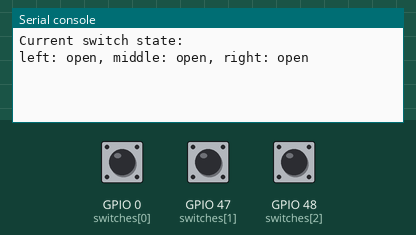
Recording of a program running on a simulated ESP32 board running MicroPython. Shown: the last lines printed to the serial console. The test bench sets the inputs (shaded band); at power-on: GPIO 0 (switches[0]) HIGH, GPIO 47 (switches[1]) HIGH, GPIO 48 (switches[2]) HIGH.

Above: at 1.2 s.
1.3 s: GPIO 0 (switches[0]) pulled LOW for 0.15 s
At 1.9 s:
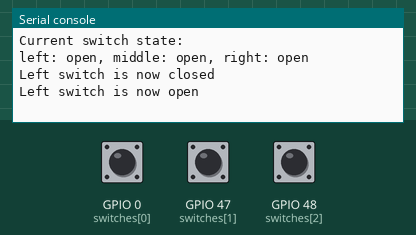
3.0 s: GPIO 47 (switches[1]) pulled LOW for 0.15 s
At 4.4 s:
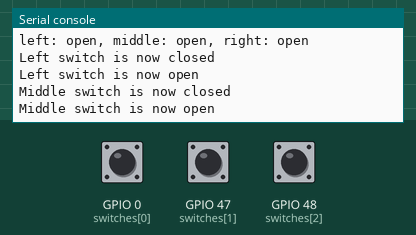
4.7 s: GPIO 48 (switches[2]) pulled LOW for 0.15 s
At 5.8 s:
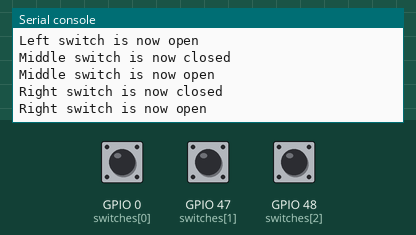

The program:

pb_state_change.py
```python
# (licence header left out)
import sys
from machine import Pin
from time import sleep_ms

import sys
try:
    from hw_esp32s3_mini_pro import *
except:
    print("Please make sure hw_esp32s3_mini_pro.py has been uploaded to /lib")
    sys.exit()

switches = [Pin(USER_SWITCH_0, Pin.IN, Pin.PULL_UP),
            Pin(USER_SWITCH_47, Pin.IN, Pin.PULL_UP),
            Pin(USER_SWITCH_48, Pin.IN, Pin.PULL_UP)]

current_state = [switches[0].value(),switches[1].value(),switches[2].value()]
current_state_string = [""]*3
for sw in range(3):
    if current_state[sw] == 1:
        current_state_string[sw] = "open"
    else:
        current_state_string[sw] = "closed"
print("Current switch state:")
print("left: {:s}, middle: {:s}, right: {:s}".format(
    current_state_string[0],
    current_state_string[1],
    current_state_string[2]))

def printState(switchIndex,state):
    if switchIndex == 0:
        if state:
            print("Left switch is now open")
        else:
            print("Left switch is now closed")
    elif switchIndex == 1:
        if state:
            print("Middle switch is now open")
        else:
            print("Middle switch is now closed")
    else:
        if state:
            print("Right switch is now open")
        else:
            print("Right switch is now closed")
try:
    while True:
        for sw in range(3):
            tmp =  switches[sw].value()
            # check if switch state has changed. If yes, print a message
            # and update the state
            if current_state[sw] != tmp:
                current_state[sw] = tmp
                printState(sw,tmp)
        sleep_ms(100) # do this every 100 ms
except KeyboardInterrupt:
    sys.exit(0)
```

hw_esp32s3_mini_pro.py
```python
# (licence header left out)
from micropython import const

# neopixel
NEOPIXEL          = const(8)
NEOPIXEL_PWR      = const(7)
NO_OF_NEOPIXELS   = const(1)
INTENSITY         = const(0x1f)
GRB               = True

# infrared LED
IR                = const(9)

# user switches
USER_SWITCH_0     = const(0)
USER_SWITCH_47    = const(47)
USER_SWITCH_48    = const(48)

# I2C
SCL               = const(11)
SDA               = const(12)

# SPI
SPI_MOSI          = const(38)
SPI_MISO          = const(39)
SPI_CLK           = const(40)

# TFT
TFT_BL            = const(33)
TFT_DC            = const(36)
TFT_CS            = const(35)
TFT_RST           = const(34)

# microphone
MIC_WS            = const(26)
MIC_SCK           = const(22)
MIC_SD            = const(21)

MATRIX            = const(16)
NO_OF_MATRIX_LEDS = const(64)
```

Measured:
- after the input at 1.3 s, the serial console: prints a new line at once (image 1)
- after the input at 3.0 s, the serial console: prints a new line at once (image 2)
- after the input at 4.7 s, the serial console: prints a new line at once (image 3)
